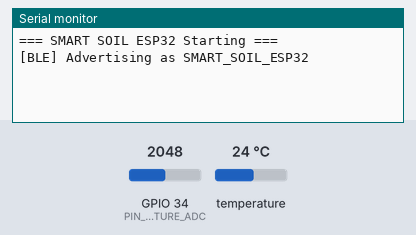
Bench run of a sketch on a simulated ESP32. On the bench: the last lines printed to the serial monitor. Inputs (shaded band) come from the test bench; at power-on: GPIO 34 (PIN_MOISTURE_ADC) = 2048, temperature 24 °C (analog values on the 0–4095 scale). Nothing arrives over Bluetooth unless stated; a phone connects over Bluetooth LE 3 s after start.

Above: at 1.7 s.
1.8 s: GPIO 34 (PIN_MOISTURE_ADC) set to 57
At 4.7 s:
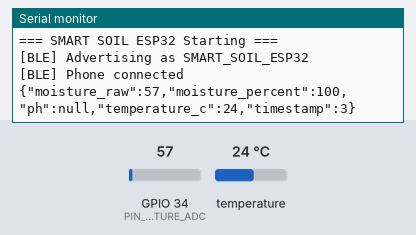
5.4 s: GPIO 34 (PIN_MOISTURE_ADC) set to 45
At 8.4 s:
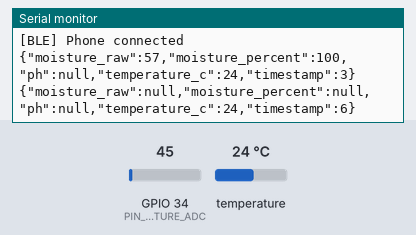

Measured:
- the behaviour switches between 51 and 50 on GPIO 34 (PIN_MOISTURE_ADC) (found by bisection; images 1 and 2)
- after the input at 1.8 s, the serial monitor: prints a new line after 2.1 s (image 1)
- after the input at 5.4 s, the serial monitor: prints a new line after 1.5 s (image 2)

The sketch:

smart_soil_esp32.ino
```cpp
/*
 * SMART SOIL — ESP32 DevKit V1 BLE Sensor Node Firmware (Arduino IDE)
 *
 * Hardware:
 *  - ESP32 DevKit V1
 *  - HW-390 Capacitive Soil Moisture Sensor (Analog -> GPIO 34)
 *  - DS18B20 Waterproof Temperature Sensor (OneWire -> GPIO 4, 4.7k pull-up to 3.3V)
 *  - ADIY Soil pH Module with BNC Probe (Analog -> GPIO 35)
 *    CRITICAL SAFETY NOTE: Verify your pH module output voltage with a multimeter BEFORE
 *    connecting to ESP32 GPIO 35. ESP32 GPIO pins are 3.3V max (NOT 5V tolerant).
 *    If your module is powered by 5V and outputs >3.3V, use a resistor voltage divider!
 *
 * Required Arduino Libraries:
 *  - OneWire (by Jim Studt et al.)
 *  - DallasTemperature (by Miles Burton)
 *  - ArduinoJson (by Benoit Blanchon, v6 or v7)
 *  - Built-in ESP32 BLE libraries (BLEDevice, BLEServer, BLEUtils, BLE2902)
 */

#include <BLEDevice.h>
#include <BLEServer.h>
#include <BLEUtils.h>
#include <BLE2902.h>
#include <OneWire.h>
#include <DallasTemperature.h>
#include <ArduinoJson.h>

// ==========================================
// 1. CONFIGURABLE GPIO PINS & BLE UUIDs
// ==========================================
#define PIN_MOISTURE_ADC   34   // Input-only ADC1_CH6 (safe with Wi-Fi/BLE)
#define PIN_PH_ADC         35   // Input-only ADC1_CH7 (verify <=3.3V before wiring!)
#define PIN_DS18B20_DATA    4   // OneWire digital pin with 4.7k pull-up to 3.3V

#define BLE_DEVICE_NAME    "SMART_SOIL_ESP32"
#define SERVICE_UUID       "4fafc201-1fb5-459e-8fcc-c5c9c331914b"
#define CHAR_SENSOR_UUID   "beb5483e-36e1-4688-b7f5-ea07361b26a8"

// ==========================================
// 2. CALIBRATION CONFIGURATION
// ==========================================
// Measure your HW-390 raw ADC in dry air (0%) and in water (100%) via Serial Monitor:
const int MOISTURE_DRY_ADC = 3200;
const int MOISTURE_WET_ADC = 1400;

// Set to true ONLY AFTER verifying pH module voltage <= 3.3V and calibrating with pH 4.0 & 7.0 buffers:
const bool PH_PROBE_VERIFIED_AND_ENABLED = false;
const float PH_SLOPE = -5.70f;       // Replace with your calibrated slope
const float PH_OFFSET = 21.34f;      // Replace with your calibrated offset

const unsigned long PUBLISH_INTERVAL_MS = 3000;

// ==========================================
// 3. GLOBALS
// ==========================================
OneWire oneWire(PIN_DS18B20_DATA);
DallasTemperature tempSensors(&oneWire);

BLEServer* pServer = nullptr;
BLECharacteristic* pSensorChar = nullptr;
bool deviceConnected = false;
unsigned long lastPublishMs = 0;

class SoilServerCallbacks : public BLEServerCallbacks {
  void onConnect(BLEServer* server) override {
    deviceConnected = true;
    Serial.println("[BLE] Phone connected");
  }
  void onDisconnect(BLEServer* server) override {
    deviceConnected = false;
    Serial.println("[BLE] Phone disconnected — restarting advertising");
    server->getAdvertising()->start();
  }
};

// Average multiple ADC samples for stability
int readAveragedAdc(int pin, int samples = 10) {
  long sum = 0;
  for (int i = 0; i < samples; i++) {
    sum += analogRead(pin);
    delay(10);
  }
  return (int)(sum / samples);
}

int computeMoisturePercent(int rawAdc) {
  if (MOISTURE_DRY_ADC == MOISTURE_WET_ADC) return -1;
  float pct = ((float)(MOISTURE_DRY_ADC - rawAdc) / (float)(MOISTURE_DRY_ADC - MOISTURE_WET_ADC)) * 100.0f;
  if (pct < 0.0f) pct = 0.0f;
  if (pct > 100.0f) pct = 100.0f;
  return (int)roundf(pct);
}

void setup() {
  Serial.begin(115200);
  delay(500);
  Serial.println("\n=== SMART SOIL ESP32 Starting ===");

  analogReadResolution(12); // 0..4095
  tempSensors.begin();

  BLEDevice::init(BLE_DEVICE_NAME);
  pServer = BLEDevice::createServer();
  pServer->setCallbacks(new SoilServerCallbacks());

  BLEService* pService = pServer->createService(SERVICE_UUID);
  pSensorChar = pService->createCharacteristic(
      CHAR_SENSOR_UUID,
      BLECharacteristic::PROPERTY_READ | BLECharacteristic::PROPERTY_NOTIFY
  );
  pSensorChar->addDescriptor(new BLE2902());
  pService->start();

  BLEAdvertising* pAdvertising = BLEDevice::getAdvertising();
  pAdvertising->addServiceUUID(SERVICE_UUID);
  pAdvertising->setScanResponse(true);
  BLEDevice::startAdvertising();

  Serial.println("[BLE] Advertising as SMART_SOIL_ESP32");
}

void loop() {
  unsigned long now = millis();
  if (now - lastPublishMs < PUBLISH_INTERVAL_MS) {
    delay(50);
    return;
  }
  lastPublishMs = now;

  // 1. Read HW-390 Moisture
  int moistureRaw = readAveragedAdc(PIN_MOISTURE_ADC, 12);
  bool moistureValid = (moistureRaw > 50 && moistureRaw < 4090);
  int moisturePct = moistureValid ? computeMoisturePercent(moistureRaw) : -1;

  // 2. Read DS18B20 Temperature
  tempSensors.requestTemperatures();
  float tempC = tempSensors.getTempCByIndex(0);
  bool tempValid = (tempC != DEVICE_DISCONNECTED_C && tempC > -40.0f && tempC < 85.0f);

  // 3. Read ADIY pH Probe (only if verified & enabled)
  bool phValid = false;
  float phValue = 0.0f;
  if (PH_PROBE_VERIFIED_AND_ENABLED) {
    int phRaw = readAveragedAdc(PIN_PH_ADC, 15);
    float voltage = (phRaw / 4095.0f) * 3.3f;
    float candidate = PH_SLOPE * voltage + PH_OFFSET;
    if (candidate >= 0.0f && candidate <= 14.0f) {
      phValue = roundf(candidate * 100.0f) / 100.0f;
      phValid = true;
    }
  }

  // 4. Build JSON packet — NEVER send fake values for disconnected sensors
  JsonDocument doc;
  if (moistureValid) {
    doc["moisture_raw"] = moistureRaw;
    doc["moisture_percent"] = moisturePct;
  } else {
    doc["moisture_raw"] = nullptr;
    doc["moisture_percent"] = nullptr;
  }

  if (phValid) {
    doc["ph"] = phValue;
  } else {
    doc["ph"] = nullptr;
  }

  if (tempValid) {
    doc["temperature_c"] = roundf(tempC * 10.0f) / 10.0f;
  } else {
    doc["temperature_c"] = nullptr;
  }

  doc["timestamp"] = now / 1000;

  String payload;
  serializeJson(doc, payload);
  Serial.println(payload);

  if (deviceConnected) {
    pSensorChar->setValue(payload.c_str());
    pSensorChar->notify();
  }
}
```
